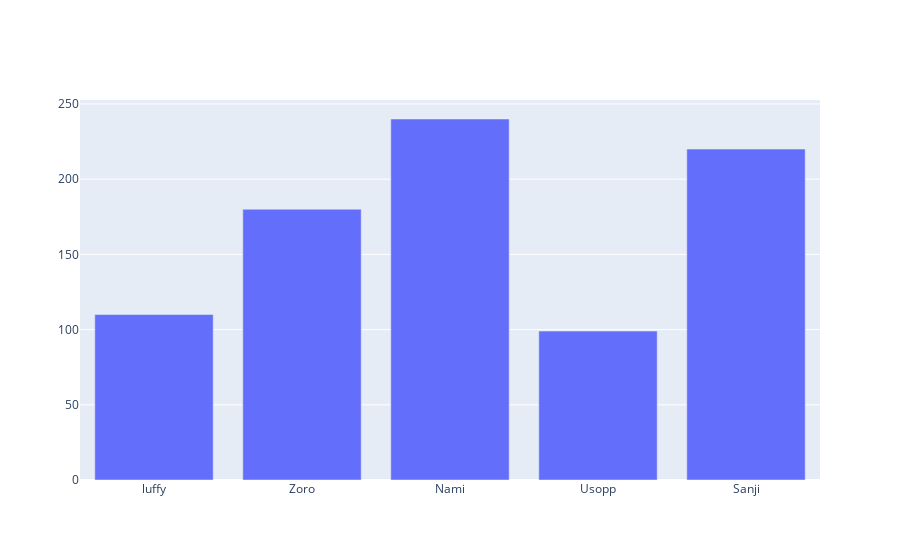

The code cell stored with this chart in its notebook:
### Code cell
graph = go.Figure()
graph.add_trace(go.Bar(x=x1, y=y1))

### Figure 1 — Plotly figure (JSON) as saved in the notebook; plotly's stock layout.template omitted (floating-point values rounded to 4 significant figures)
{"data": [{"type": "bar", "x": ["luffy", "Zoro", "Nami", "Usopp", "Sanji"], "y": [110, 180, 240, 99, 220]}], "layout": {}}
